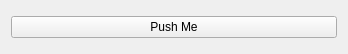
<?xml version="1.0" encoding="UTF-8"?>
<ui version="4.0">
 <class>MainWindow</class>
 <widget class="QMainWindow" name="MainWindow">
  <property name="geometry">
   <rect>
    <x>0</x>
    <y>0</y>
    <width>348</width>
    <height>54</height>
   </rect>
  </property>
  <property name="windowTitle">
   <string>MainWindow</string>
  </property>
  <widget class="QWidget" name="centralWidget">
   <layout class="QHBoxLayout" name="horizontalLayout">
    <item>
     <widget class="QPushButton" name="pushButton">
      <property name="text">
       <string>Push Me</string>
      </property>
     </widget>
    </item>
   </layout>
  </widget>
 </widget>
 <layoutdefault spacing="6" margin="11"/>
 <resources/>
 <connections/>
</ui>
